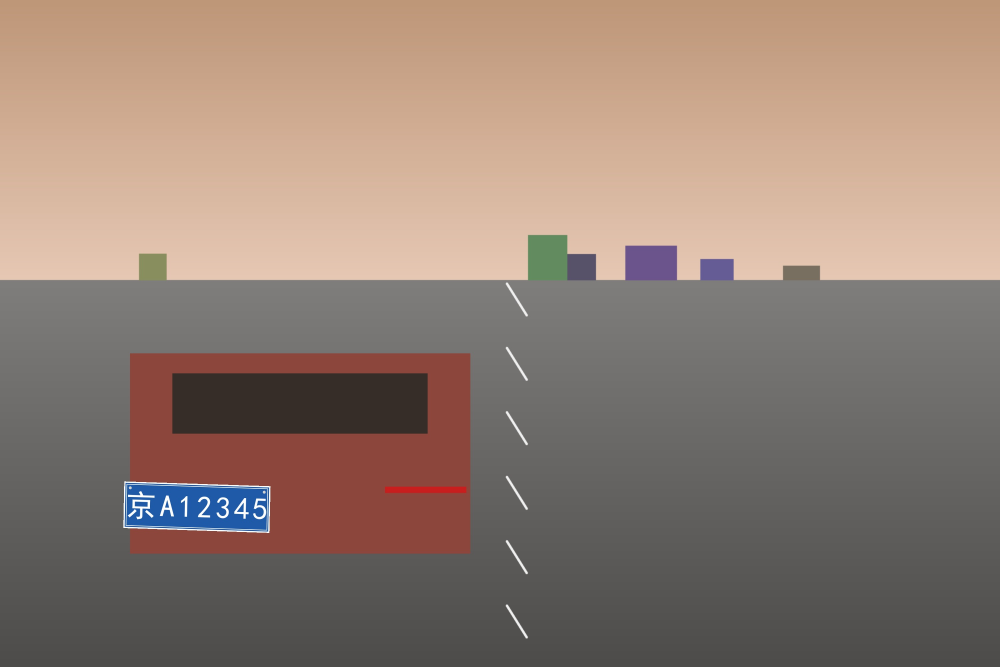
#> input picture samples/large_3000.jpg, 3000 x 2000 px (shown at 1/3 size)
$ python -i detector.py   (imports and definitions only)   (older library calls are emulated)
#> lines starting #> are read from the running program, lines starting #| are printed output that depends on the picture; after the words box and inside, x2 and y2 are one past the last pixel; in counts of white or black regions, pixels touching at a corner belong together
### app/runtime.py
# -*- coding: utf-8 -*-
"""运行时公共设施：路径解析、图片读取、异常类型、日志。

路径约定
--------
* 源码运行：项目根目录 = app/ 的上一级。
* PyInstaller 打包：只读资源在 sys._MEIPASS（onedir 模式为 _internal/），
  可写目录（results/、日志）在 exe 所在目录，绝不能写到临时解包目录。
"""

from __future__ import annotations

import ctypes
import os
import sys
import time
from pathlib import Path

APP_NAME = "车牌识别系统"
APP_VERSION = "1.0.0"


# ------------------------------------------------------------------ 路径
def is_frozen() -> bool:
    """是否运行在 PyInstaller 生成的 exe 中。"""
    return bool(getattr(sys, "frozen", False))


def bundle_root() -> Path:
    """只读资源根目录（字符库、B/C 模块、图标等）。"""
    if is_frozen():
        return Path(getattr(sys, "_MEIPASS", Path(sys.executable).parent))
    return Path(__file__).resolve().parent.parent


def writable_root() -> Path:
    """可写根目录；打包后是 exe 所在目录，便于用户看到输出。"""
    if is_frozen():
        return Path(sys.executable).resolve().parent
    return Path(__file__).resolve().parent.parent


BUNDLE = bundle_root()
DATA_ROOT = writable_root()
LIBRARY_PATH = BUNDLE / "vendor" / "c_char" / "character_library" / "library.npz"
LIBRARY_JSON = BUNDLE / "vendor" / "c_char" / "character_library" / "library.json"
DEFAULT_RESULT_DIR = DATA_ROOT / "results"
LOG_DIR = DATA_ROOT / "logs"


# ------------------------------------------------------------------ 异常
class UserError(Exception):
    """可以直接展示给用户的错误（带稳定错误码，便于测试断言）。"""

    # [5 lines left out: function __init__, not called in this run]


# ------------------------------------------------------------------ 图片
ALLOWED_EXTENSIONS = {".jpg", ".jpeg", ".png", ".bmp", ".tif", ".tiff", ".webp"}
MIN_IMAGE_SIDE = 24
MAX_IMAGE_PIXELS = 120_000_000  # 约 1.2 亿像素，超过则给出明确提示


# [91 lines left out: functions read_image_bgr, write_image_unicode, setup_logging, enable_dpi_awareness, not called in this run]


def elapsed_ms(t0: float) -> float:
    return round((time.perf_counter() - t0) * 1000.0, 1)

### app/detector.py
# -*- coding: utf-8 -*-
"""内置的车牌检测 / 矫正兜底实现（D 的集成后备，不是 A 的最终算法）。

A 同学的正式模块到位后，把 ``detect_plate.py`` 与 ``rectify_plate.py`` 放到
``vendor/a_plate/`` 即可自动接管（接口见 docs/A模块接口约定.md）。
本文件只依赖 numpy + OpenCV，负责在 A 未交付时让整套系统可运行、可测试。

思路
----
1. 缩放到长边 ≤1600 提速；
2. 蓝 / 黄 / 绿三种底色用 HSV 阈值得到候选，白色和黑色车牌用梯度纹理候选；
3. 形态学横向闭运算把字符连成块，取外轮廓 + 最小外接矩形；
4. 用宽高比、面积、矩形度筛掉大部分背景；
5. 透视矫正后做“投影字符数 + 字符高度一致性”打分，保留像车牌的候选；
6. 重叠候选做 NMS，最多保留 4 块。
"""

from __future__ import annotations

from pathlib import Path

import cv2
import numpy as np

from .runtime import BUNDLE

# 单行车牌宽高比约 3.14；倾斜、透视、边缘裁切会带来偏差，放宽容差
MIN_ASPECT, MAX_ASPECT = 2.0, 6.4
MIN_AREA_RATIO, MAX_AREA_RATIO = 0.00035, 0.45
MAX_PLATES = 4
DETECT_MAX_SIDE = 1600
RECTIFY_WIDTH = 440


# ------------------------------------------------------------------ 几何工具
def _order_points(pts: np.ndarray) -> np.ndarray:
    """把 4 个点排成 左上、右上、右下、左下。车牌倾角 <45°，用和/差排序足够稳。"""
    pts = np.asarray(pts, dtype=np.float32).reshape(4, 2)
    s = pts.sum(axis=1)
    d = np.diff(pts, axis=1).reshape(-1)
    return np.array(
        [pts[np.argmin(s)], pts[np.argmin(d)], pts[np.argmax(s)], pts[np.argmax(d)]],
        dtype=np.float32,
    )


def _quad_side_lengths(quad: np.ndarray) -> tuple[float, float]:
    tl, tr, br, bl = _order_points(quad)
    w = max(np.linalg.norm(tr - tl), np.linalg.norm(br - bl))
    h = max(np.linalg.norm(bl - tl), np.linalg.norm(br - tr))
    return float(w), float(h)


def _rect_quad(rect) -> np.ndarray:
    box = cv2.boxPoints(rect)
    return _order_points(box)


def _bbox_of_quad(quad, shape) -> tuple[int, int, int, int]:
    h, w = shape[:2]
    x, y, bw, bh = cv2.boundingRect(np.asarray(quad, dtype=np.float32).astype(np.int32))
    x0, y0 = max(0, x), max(0, y)
    x1, y1 = min(w, x + bw), min(h, y + bh)
    return int(x0), int(y0), int(max(1, x1 - x0)), int(max(1, y1 - y0))


def _expand_quad(quad: np.ndarray, scale: float) -> np.ndarray:
    c = quad.mean(axis=0)
    return (c + (quad - c) * scale).astype(np.float32)


# [10 lines left out: function _expand_short_axis, not called in this run]


def _iou(a, b) -> float:
    ax, ay, aw, ah = a
    bx, by, bw, bh = b
    x0, y0 = max(ax, bx), max(ay, by)
    x1, y1 = min(ax + aw, bx + bw), min(ay + ah, by + bh)
    inter = max(0, x1 - x0) * max(0, y1 - y0)
    union = aw * ah + bw * bh - inter
    return inter / union if union > 0 else 0.0


# ------------------------------------------------------------------ 候选生成
def _color_masks(hsv: np.ndarray) -> dict[str, np.ndarray]:
    """中国车牌常见底色：蓝、黄、绿（新能源）。返回 bool 掩膜。"""
    h, s, v = cv2.split(hsv)
    return {
        "blue": cv2.inRange(hsv, (100, 65, 40), (142, 255, 255)),
        "yellow": cv2.inRange(hsv, (10, 70, 80), (38, 255, 255)),
        "green": cv2.inRange(hsv, (35, 40, 40), (98, 255, 255)),
    }


def _mask_contours(mask: np.ndarray, kx: int, ky: int):
    kernel = cv2.getStructuringElement(cv2.MORPH_RECT, (max(9, kx), max(3, ky)))
    m = cv2.morphologyEx(mask, cv2.MORPH_CLOSE, kernel)
    m = cv2.morphologyEx(m, cv2.MORPH_OPEN, np.ones((3, 3), np.uint8))
    contours, _ = cv2.findContours(m, cv2.RETR_EXTERNAL, cv2.CHAIN_APPROX_SIMPLE)
    return contours


def _geometry_ok(quad, shape, min_area_ratio=MIN_AREA_RATIO):
    h, w = shape[:2]
    rw, rh = _quad_side_lengths(quad)
    if rh < 12 or rw < 36:
        return None
    aspect = rw / rh
    if not (MIN_ASPECT <= aspect <= MAX_ASPECT):
        return None
    rect = cv2.minAreaRect(np.asarray(quad, dtype=np.float32))
    rect_area = rw * rh
    if rect_area / float(h * w) < min_area_ratio:
        return None
    if rect_area / float(h * w) > MAX_AREA_RATIO:
        return None
    # 最小外接矩形与凸包面积比，排除细长噪点
    hull_area = cv2.contourArea(cv2.convexHull(np.asarray(quad, dtype=np.float32)))
    if rect_area <= 0 or hull_area / rect_area < 0.35:
        return None
    return rw, rh, aspect


def _gradient_candidates(gray: np.ndarray):
    """白牌 / 黑牌没有稳定底色，用强垂直边缘 + 横向闭运算找文本块。"""
    blur = cv2.GaussianBlur(gray, (3, 3), 0)
    gx = np.abs(cv2.Sobel(blur, cv2.CV_32F, 1, 0, ksize=3))
    gx = cv2.normalize(gx, None, 0, 255, cv2.NORM_MINMAX).astype(np.uint8)
    _, bw = cv2.threshold(gx, 0, 255, cv2.THRESH_BINARY | cv2.THRESH_OTSU)
    h, w = gray.shape
    kx = max(15, int(w * 0.018))
    kernel = cv2.getStructuringElement(cv2.MORPH_RECT, (kx, 3))
    bw = cv2.morphologyEx(bw, cv2.MORPH_CLOSE, kernel)
    bw = cv2.dilate(bw, np.ones((3, 3), np.uint8), iterations=1)
    contours, _ = cv2.findContours(bw, cv2.RETR_EXTERNAL, cv2.CHAIN_APPROX_SIMPLE)
    for c in contours:
        if cv2.contourArea(c) < 60:
            continue
        quad = _rect_quad(cv2.minAreaRect(c))
        if _geometry_ok(quad, gray.shape, MIN_AREA_RATIO * 1.5):
            ww, hh = _quad_side_lengths(quad)
            box = cv2.boundingRect(c)
            fill = cv2.contourArea(c) / max(1.0, float(box[2] * box[3]))
            yield quad, float(fill)


def _candidates(small: np.ndarray):
    h, w = small.shape[:2]
    hsv = cv2.cvtColor(small, cv2.COLOR_BGR2HSV)
    masks = _color_masks(hsv)
    # 两种尺度：小车牌用大核，大车牌用小核
    kernels = [(max(9, int(w * 0.012)), max(3, int(h * 0.004))),
               (max(13, int(w * 0.024)), max(3, int(h * 0.006)))]

    for color, mask in masks.items():
        for kx, ky in kernels:
            for c in _mask_contours(mask, kx, ky):
                area = cv2.contourArea(c)
                if area < 80:
                    continue
                quad = _rect_quad(cv2.minAreaRect(c))
                geo = _geometry_ok(quad, small.shape)
                if geo is None:
                    continue
                rw, rh, aspect = geo
                # 绿牌是白→绿渐变，掩膜常只覆盖下半部分：按标准宽高比补高
                if color == "green":
                    target_h = rw / 3.14
                    factor = min(1.45, max(1.0, target_h / max(1.0, rh)))
                    quad = _expand_short_axis(quad, factor)
                elif color == "yellow":
                    quad = _expand_quad(quad, 1.04)
                else:
                    quad = _expand_quad(quad, 1.04)
                box = cv2.boundingRect(quad.astype(np.int32))
                fill = area / max(1.0, float(box[2] * box[3]))
                # 宽高比越接近 3.14 越可信
                aspect_prior = max(0.0, 1.0 - abs(aspect - 3.14) / 3.2)
                yield {
                    "quad": quad,
                    "bbox": _bbox_of_quad(quad, small.shape),
                    "score": 0.55 + 0.25 * aspect_prior + 0.2 * min(1.0, fill),
                    "source": f"color:{color}",
                }

    gray = cv2.cvtColor(small, cv2.COLOR_BGR2GRAY)
    for quad, fill in _gradient_candidates(gray):
        yield {
            "quad": quad,
            "bbox": _bbox_of_quad(quad, small.shape),
            "score": 0.35 + 0.25 * min(1.0, fill),
            "source": "gradient",
        }


# ------------------------------------------------------------------ 打分
def _plate_likelihood(plate: np.ndarray) -> tuple[float, int]:
    """在矫正后的车牌上快速判断“像不像一行字”，返回 (0~1 分数, 投影字符数)。"""
    if plate is None or plate.size == 0:
        return 0.0, 0
    h, w = plate.shape[:2]
    gray = cv2.cvtColor(plate, cv2.COLOR_BGR2GRAY)
    gray = cv2.GaussianBlur(gray, (3, 3), 0)
    _, bw = cv2.threshold(gray, 0, 255, cv2.THRESH_BINARY | cv2.THRESH_OTSU)
    # 统一成“白字黑底”：前景应为少数像素
    if float(bw.mean()) > 127.0:
        bw = cv2.bitwise_not(bw)
    fg_ratio = float(np.count_nonzero(bw)) / float(h * w)
    if not (0.02 <= fg_ratio <= 0.45):
        return 0.0, 0

    col = (bw > 0).sum(axis=0).astype(np.float32)
    on = col > max(2.0, 0.06 * h)
    segs = []
    start = None
    gap = 0
    min_gap = max(2, int(0.012 * w))
    for x, v in enumerate(on):
        if v:
            if start is None:
                start = x
            gap = 0
        elif start is not None:
            gap += 1
            if gap >= min_gap:
                segs.append((start, x - gap))
                start = None
    if start is not None:
        segs.append((start, len(on) - 1))

    chars = []
    for x0, x1 in segs:
        sub = bw[:, x0:x1 + 1]
        rows = np.where((sub > 0).any(axis=1))[0]
        if len(rows) == 0:
            continue
        ch = int(rows.max() - rows.min() + 1)
        cw = int(x1 - x0 + 1)
        if ch < 0.35 * h or cw < 0.02 * w:
            continue
        chars.append((cw, ch))
    count = len(chars)
    if count == 0:
        return 0.0, 0

    if count in (7, 8):
        count_score = 1.0
    elif count in (6, 9):
        count_score = 0.78
    elif count in (5, 10):
        count_score = 0.45
    else:
        count_score = 0.0

    heights = np.array([c[1] for c in chars], dtype=np.float32)
    std_ratio = float(heights.std() / max(1.0, heights.mean()))
    consistency = max(0.0, 1.0 - min(1.0, std_ratio / 0.40))
    # 字符高度应占车牌高度的 40%~75%
    median_h = float(np.median(heights)) / h
    height_prior = 1.0 if 0.40 <= median_h <= 0.72 else 0.35
    score = 0.55 * count_score + 0.25 * consistency + 0.20 * height_prior
    return round(float(score), 3), count


def rectify_from_quad(bgr: np.ndarray, quad: np.ndarray, out_width: int = RECTIFY_WIDTH):
    """按四点透视变换把车牌摆正，返回 (车牌图, 四点)。"""
    tl, tr, br, bl = _order_points(quad)
    w = max(np.linalg.norm(tr - tl), np.linalg.norm(br - bl))
    h = max(np.linalg.norm(bl - tl), np.linalg.norm(br - tr))
    if w < 1 or h < 1:
        return None
    out_w = int(out_width)
    out_h = int(round(out_w * h / w))
    out_h = max(40, min(out_h, out_w))
    src = np.array([tl, tr, br, bl], dtype=np.float32)
    dst = np.array([[0, 0], [out_w - 1, 0], [out_w - 1, out_h - 1], [0, out_h - 1]],
                   dtype=np.float32)
    matrix = cv2.getPerspectiveTransform(src, dst)
    warped = cv2.warpPerspective(bgr, matrix, (out_w, out_h),
                                 flags=cv2.INTER_CUBIC, borderMode=cv2.BORDER_REPLICATE)
    # 透视线条可能带进 1~2 像素背景，收一点边
    pad_x, pad_y = int(out_w * 0.01), int(out_h * 0.02)
    if out_w - 2 * pad_x > 20 and out_h - 2 * pad_y > 10:
        warped = warped[pad_y:out_h - pad_y, pad_x:out_w - pad_x]
    return warped


class FallbackBackend:
    """A 模块未提供时的内置实现。"""

    name = "内置兜底检测（A 模块到位后自动替换）"

    def detect(self, bgr: np.ndarray) -> list[dict]:
        h, w = bgr.shape[:2]
        if max(h, w) > DETECT_MAX_SIDE:
            scale = DETECT_MAX_SIDE / float(max(h, w))
            small = cv2.resize(bgr, (int(round(w * scale)), int(round(h * scale))),
                               interpolation=cv2.INTER_AREA)
        else:
            scale = 1.0
            small = bgr

        raw = list(_candidates(small))
        # 先按分数排序，再做 NMS
        raw.sort(key=lambda c: c["score"], reverse=True)
        kept = []
        for cand in raw:
            if all(_iou(cand["bbox"], k["bbox"]) < 0.35 for k in kept):
                kept.append(cand)
            if len(kept) >= 12:
                break

        results = []
        inv = 1.0 / scale
        for cand in kept:
            quad = cand["quad"] * inv
            plate = rectify_from_quad(bgr, quad)
            score, count = _plate_likelihood(plate)
            if score < 0.32:
                continue
            results.append({
                "quad": quad,
                "bbox": _bbox_of_quad(quad, bgr.shape),
                "detect_score": round(cand["score"], 3),
                "plate_score": score,
                "projection_chars": count,
                "source": cand["source"],
            })

        # 二次 NMS（不同颜色掩膜会给出几乎相同的框）
        results.sort(key=lambda r: r["plate_score"], reverse=True)
        final = []
        for r in results:
            if all(_iou(r["bbox"], f["bbox"]) < 0.30 for f in final):
                final.append(r)
            if len(final) >= MAX_PLATES:
                break
        final.sort(key=lambda r: (r["bbox"][1], r["bbox"][0]))
        return final

    def rectify(self, bgr: np.ndarray, detection: dict) -> np.ndarray | None:
        return rectify_from_quad(bgr, detection["quad"])


# ------------------------------------------------------------------ A 模块适配
class ABackend:
    """加载 A 同学交付的 detect_plate.py / rectify_plate.py。

    约定：detect_plates(image) 返回 [{'bbox':(x,y,w,h), 'quad':4x2, 'score':float}]，
    坐标为原图；rectify_plate(image, plate) 返回矫正后的 BGR 图。
    """

    # [89 lines left out: functions __init__, _region_fields, detect, rectify, load_backend, not called in this run]

>>> import cv2
>>> picture = cv2.imread('../samples/large_3000.jpg')
#> picture is the input picture: shape (2000, 3000, 3); mean B, G, R 116.1, 127.5, 147
>>> result = FallbackBackend().detect(picture)
#> in _color_masks, `h, s, v = cv2.split(hsv)`:
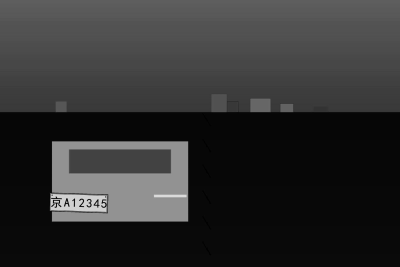
#> s: shape (1067, 1600) (shown at 1/4 size); min 0, max 223, mean 48.2
#> in _color_masks, `h, s, v = cv2.split(hsv)`:
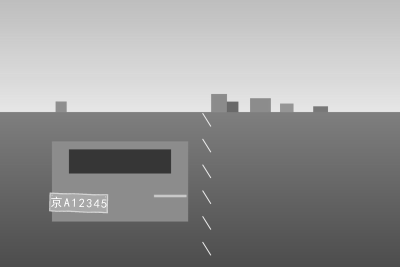
#> v: shape (1067, 1600) (shown at 1/4 size); min 51, max 255, mean 148.3
#> in _mask_contours, `m = cv2.morphologyEx(mask, cv2.MORPH_CLOSE, kernel)`:
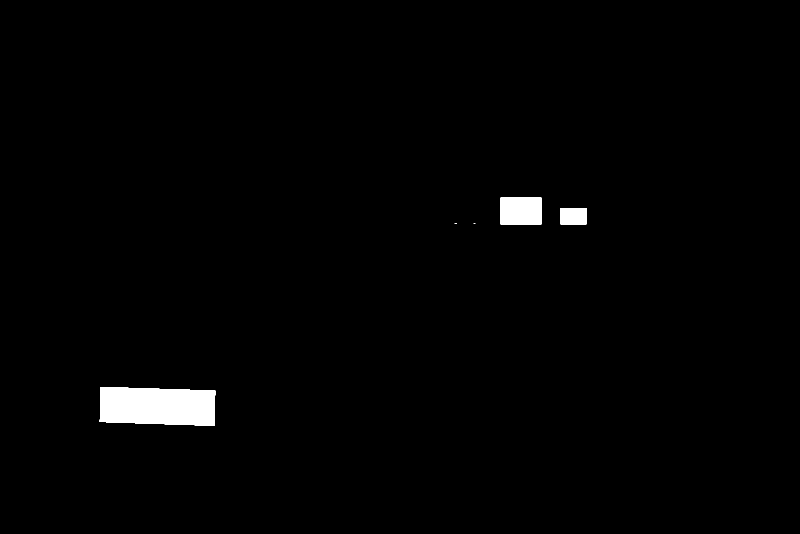
#> m: shape (1067, 1600) (shown at 1/2 size); 1.3% white; 5 white regions (2 under 20 px), largest, box (x1, y1, x2, y2) and area: (199, 774, 431, 852) 16228, (1001, 395, 1083, 450) 4437, (1121, 416, 1173, 449) 1716
#> in _mask_contours, `contours, _ = cv2.findContours(m, cv2.RETR_EXTERNAL, cv2.CHAIN_APPROX_..`: contours = 3 contours; box (x1, y1, x2, y2) and area: (199, 774, 431, 852) 15928, (1001, 395, 1083, 450) 4300, (1121, 416, 1173, 449) 1632
#> in _rect_quad, `box = cv2.boxPoints(rect)`: box = [[428.5, 851.3], [198.1, 843.8], [200.5, 773.1], [430.8, 780.7]]
#> in _order_points, `pts = np.asarray(pts, dtype=np.float32).reshape(4, 2)`: pts has the same summary as box in _rect_quad
#> in _order_points, `s = pts.sum(axis=1)`: s = [1279.8, 1041.9, 973.6, 1211.5]
#> in _order_points, `d = np.diff(pts, axis=1).reshape(-1)`: d = [422.8, 645.6, 572.7, 349.9]
#> in _geometry_ok, `h, w = shape[:2]`: h = 1067; w = 1600
#> in _quad_side_lengths, `tl, tr, br, bl = _order_points(quad)`: tl = [200.5, 773.1]; tr = [430.8, 780.7]; br = [428.5, 851.3]; bl = [198.1, 843.8]
#> in _quad_side_lengths, `w = max(np.linalg.norm(tr - tl), np.linalg.norm(br - bl))`: w = 230.5
#> in _quad_side_lengths, `h = max(np.linalg.norm(bl - tl), np.linalg.norm(br - tr))`: h = 70.65
#> in _geometry_ok, `rw, rh = _quad_side_lengths(quad)`: rw = 230.5; rh = 70.65
#> in _geometry_ok, `aspect = rw / rh`: aspect = 3.26
#> in _geometry_ok, `rect = cv2.minAreaRect(np.asarray(quad, dtype=np.float32))`: rect = ((314.5, 812.2), (70.65, 230.5), -88.12)
#> in _geometry_ok, `rect_area = rw * rh`: rect_area = 16283.7
#> in _expand_quad, `c = quad.mean(axis=0)`: c = [314.5, 812.2]
#> in _bbox_of_quad, `h, w = shape[:2]`: h = 1067; w = 1600
#> in _bbox_of_quad, `x, y, bw, bh = cv2.boundingRect(np.asarray(quad, dtype=np.float32).ast..`: x = 193; y = 771; bw = 243; bh = 82
#> in _bbox_of_quad, `x0, y0 = max(0, x), max(0, y)`: x0 = 193; y0 = 771
#> in _bbox_of_quad, `x1, y1 = min(w, x + bw), min(h, y + bh)`: x1 = 436; y1 = 853
#> in detect, `raw = list(_candidates(small))`: raw = 5 items
#> the loop in detect, `for cand in raw:` made 5 passes
#> after the loop in detect, `for cand in raw:`: kept = 2 items
#> in detect, `results = []`: results = []
#> the loop in detect, `for cand in kept:` made 2 passes
#> (tl in rectify_from_quad, tr in rectify_from_quad, br in rectify_from_quad, bl in rectify_from_quad) on pass 1: ([369.2, 1446.7], [818.4, 1461.4], [813.9, 1599.1], [364.7, 1584.4])
#> pass 1, in rectify_from_quad, `warped = cv2.warpPerspective(bgr, matrix, (out_w, out_h), flags=cv2.IN..`:
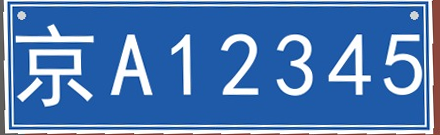
#> warped: shape (135, 440, 3); mean B, G, R 179.9, 122.6, 79.5
#> pass 1, in rectify_from_quad, `warped = warped[pad_y:out_h - pad_y, pad_x:out_w - pad_x]`:
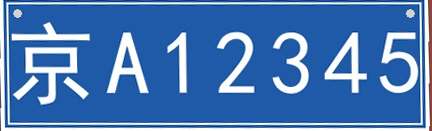
#> warped: shape (131, 432, 3); mean B, G, R 182, 121.9, 75.8
#> pass 1, in _plate_likelihood, `gray = cv2.GaussianBlur(gray, (3, 3), 0)`:
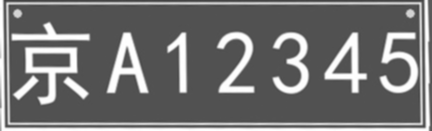
#> gray: shape (131, 432); min 64, max 255, mean 115
#> after the loop in detect, `for cand in kept:`:
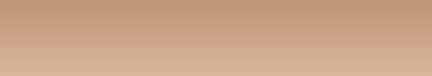
#> plate: shape (76, 432, 3); mean B, G, R 138.5, 165.5, 202.1
#> after the loop in detect, `for cand in kept:`: results = 1 item
#> the loop in detect, `for r in results:` made 1 pass
#> result = 1 item
